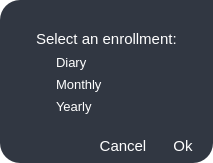
<?xml version="1.0" encoding="UTF-8"?>
<ui version="4.0">
 <class>Dialog</class>
 <widget class="QDialog" name="Dialog">
  <property name="geometry">
   <rect>
    <x>0</x>
    <y>0</y>
    <width>213</width>
    <height>163</height>
   </rect>
  </property>
  <property name="windowTitle">
   <string>Dialog</string>
  </property>
  <property name="styleSheet">
   <string notr="true">*{
background-color:transparent;
background:transparent;
	border:none;
padding:0;
margin:0;
color:#fff;
}

#widget{
background-color:rgb(49, 55, 66);
border-radius:20px;
border-top-right-radius:0px;
}

#cancelBtn:hover{
background-color:rgb(104, 102, 122);
}

#okBtn:hover{
background-color:rgb(104, 102, 122);
border-bottom-right-radius:20px;
}

</string>
  </property>
  <layout class="QVBoxLayout" name="verticalLayout">
   <property name="spacing">
    <number>0</number>
   </property>
   <property name="leftMargin">
    <number>0</number>
   </property>
   <property name="topMargin">
    <number>0</number>
   </property>
   <property name="rightMargin">
    <number>0</number>
   </property>
   <property name="bottomMargin">
    <number>0</number>
   </property>
   <item>
    <widget class="QWidget" name="widget" native="true">
     <layout class="QVBoxLayout" name="verticalLayout_2">
      <property name="spacing">
       <number>0</number>
      </property>
      <property name="leftMargin">
       <number>0</number>
      </property>
      <property name="topMargin">
       <number>0</number>
      </property>
      <property name="rightMargin">
       <number>0</number>
      </property>
      <property name="bottomMargin">
       <number>0</number>
      </property>
      <item alignment="Qt::AlignHCenter|Qt::AlignBottom">
       <widget class="QFrame" name="frame_2">
        <property name="sizePolicy">
         <sizepolicy hsizetype="Preferred" vsizetype="Preferred">
          <horstretch>0</horstretch>
          <verstretch>0</verstretch>
         </sizepolicy>
        </property>
        <property name="frameShape">
         <enum>QFrame::StyledPanel</enum>
        </property>
        <property name="frameShadow">
         <enum>QFrame::Raised</enum>
        </property>
        <layout class="QVBoxLayout" name="verticalLayout_3">
         <property name="topMargin">
          <number>30</number>
         </property>
         <item>
          <widget class="QLabel" name="label">
           <property name="font">
            <font>
             <pointsize>11</pointsize>
            </font>
           </property>
           <property name="text">
            <string>Select an enrollment:</string>
           </property>
          </widget>
         </item>
         <item>
          <widget class="QRadioButton" name="radioButton">
           <property name="font">
            <font>
             <pointsize>10</pointsize>
            </font>
           </property>
           <property name="text">
            <string>Diary</string>
           </property>
           <attribute name="buttonGroup">
            <string notr="true">enrollmentGroupMessage</string>
           </attribute>
          </widget>
         </item>
         <item>
          <widget class="QRadioButton" name="radioButton_2">
           <property name="font">
            <font>
             <pointsize>10</pointsize>
            </font>
           </property>
           <property name="text">
            <string>Monthly</string>
           </property>
           <attribute name="buttonGroup">
            <string notr="true">enrollmentGroupMessage</string>
           </attribute>
          </widget>
         </item>
         <item>
          <widget class="QRadioButton" name="radioButton_3">
           <property name="font">
            <font>
             <pointsize>10</pointsize>
            </font>
           </property>
           <property name="text">
            <string>Yearly</string>
           </property>
           <attribute name="buttonGroup">
            <string notr="true">enrollmentGroupMessage</string>
           </attribute>
          </widget>
         </item>
        </layout>
       </widget>
      </item>
      <item alignment="Qt::AlignRight|Qt::AlignBottom">
       <widget class="QFrame" name="frame_3">
        <property name="frameShape">
         <enum>QFrame::StyledPanel</enum>
        </property>
        <property name="frameShadow">
         <enum>QFrame::Raised</enum>
        </property>
        <layout class="QHBoxLayout" name="horizontalLayout_2">
         <property name="spacing">
          <number>0</number>
         </property>
         <property name="leftMargin">
          <number>0</number>
         </property>
         <property name="topMargin">
          <number>0</number>
         </property>
         <property name="rightMargin">
          <number>0</number>
         </property>
         <property name="bottomMargin">
          <number>0</number>
         </property>
         <item>
          <widget class="QPushButton" name="cancelBtn">
           <property name="minimumSize">
            <size>
             <width>60</width>
             <height>35</height>
            </size>
           </property>
           <property name="font">
            <font>
             <pointsize>11</pointsize>
            </font>
           </property>
           <property name="text">
            <string>Cancel</string>
           </property>
          </widget>
         </item>
         <item>
          <widget class="QPushButton" name="okBtn">
           <property name="minimumSize">
            <size>
             <width>60</width>
             <height>35</height>
            </size>
           </property>
           <property name="font">
            <font>
             <pointsize>11</pointsize>
            </font>
           </property>
           <property name="text">
            <string>Ok</string>
           </property>
          </widget>
         </item>
        </layout>
       </widget>
      </item>
     </layout>
    </widget>
   </item>
  </layout>
 </widget>
 <resources/>
 <connections/>
 <buttongroups>
  <buttongroup name="enrollmentGroupMessage"/>
 </buttongroups>
</ui>
